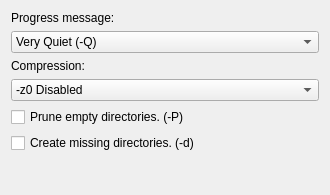
<?xml version="1.0" encoding="UTF-8"?>
<ui version="4.0">
 <class>CustomizePlugin</class>
 <widget class="QWidget" name="CustomizePlugin">
  <property name="geometry">
   <rect>
    <x>0</x>
    <y>0</y>
    <width>330</width>
    <height>195</height>
   </rect>
  </property>
  <property name="windowTitle">
   <string>Customization of CVS Plugin</string>
  </property>
  <layout class="QVBoxLayout" name="verticalLayout">
   <item>
    <widget class="QLabel" name="label_8">
     <property name="text">
      <string>Progress message: </string>
     </property>
     <property name="buddy">
      <cstring>m_cvsVerboseComboBox</cstring>
     </property>
    </widget>
   </item>
   <item>
    <widget class="QComboBox" name="m_cvsVerboseComboBox">
     <item>
      <property name="text">
       <string>Very Quiet (-Q)</string>
      </property>
     </item>
     <item>
      <property name="text">
       <string>Discret (-q)</string>
      </property>
     </item>
     <item>
      <property name="text">
       <string>Verbose</string>
      </property>
     </item>
    </widget>
   </item>
   <item>
    <widget class="QLabel" name="label_9">
     <property name="text">
      <string>Compression:</string>
     </property>
     <property name="buddy">
      <cstring>m_cvsCompressionComboBox</cstring>
     </property>
    </widget>
   </item>
   <item>
    <widget class="QComboBox" name="m_cvsCompressionComboBox">
     <item>
      <property name="text">
       <string>-z0 Disabled </string>
      </property>
     </item>
     <item>
      <property name="text">
       <string>-z1 Low level</string>
      </property>
     </item>
     <item>
      <property name="text">
       <string>-z2</string>
      </property>
     </item>
     <item>
      <property name="text">
       <string>-z3</string>
      </property>
     </item>
     <item>
      <property name="text">
       <string>-z4</string>
      </property>
     </item>
     <item>
      <property name="text">
       <string>-z5 Medium Level</string>
      </property>
     </item>
     <item>
      <property name="text">
       <string>-z6</string>
      </property>
     </item>
     <item>
      <property name="text">
       <string>-z7</string>
      </property>
     </item>
     <item>
      <property name="text">
       <string>-z8</string>
      </property>
     </item>
     <item>
      <property name="text">
       <string>-z9 High level</string>
      </property>
     </item>
    </widget>
   </item>
   <item>
    <widget class="QCheckBox" name="m_cvsPruneCheckBox">
     <property name="text">
      <string>Prune empty directories. (-P)</string>
     </property>
    </widget>
   </item>
   <item>
    <widget class="QCheckBox" name="m_cvsCreateDirCheckBox">
     <property name="text">
      <string>Create missing directories. (-d)</string>
     </property>
    </widget>
   </item>
   <item>
    <spacer>
     <property name="orientation">
      <enum>Qt::Vertical</enum>
     </property>
     <property name="sizeHint" stdset="0">
      <size>
       <width>20</width>
       <height>40</height>
      </size>
     </property>
    </spacer>
   </item>
  </layout>
 </widget>
 <resources/>
 <connections/>
</ui>
